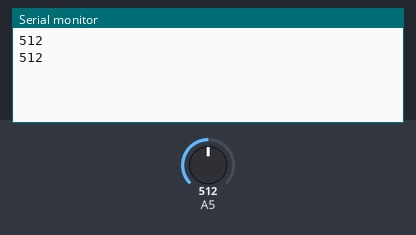
A sketch run on a simulated Arduino Uno, built with avr-gcc and run on an emulated ATmega328P. Shown: the last lines printed to the serial monitor. The inputs (shaded band) are chosen by the test bench; at power-on: A5 = 512.

Above: at 1.8 s.
1.9 s: A5 set to 716
At 2.8 s:
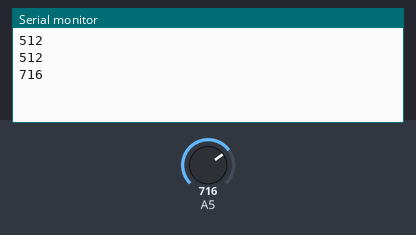
3.4 s: A5 set to 900
At 4.8 s:
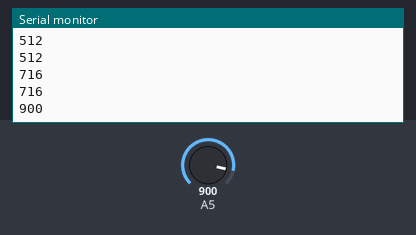
Timing chart, 0 to 6.4 s (numbered marks = the images above; inputs shaded):
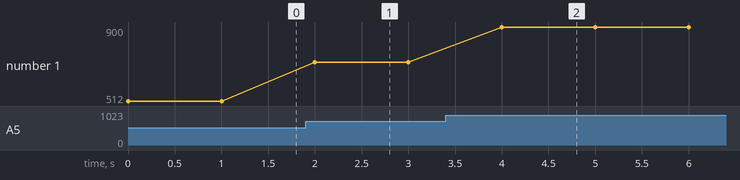

Measured:
- after the input at 1.9 s, the serial monitor: prints a new line after 0.10 s (image 1)
- after the input at 3.4 s, the serial monitor: prints a new line after 0.60 s (image 2)
- plotted number 1: 512 → 716 after the input at 1.9 s, 716 → 900 after the input at 3.4 s

The sketch:

05_TouchSensor.ino
```cpp
void setup() {
  // put your setup code here, to run once:
  Serial.begin(9600);
  pinMode(A5,INPUT);
}

void loop() {
  // put your main code here, to run repeatedly:
Serial.println(analogRead(A5));
delay(1000);
}
```
